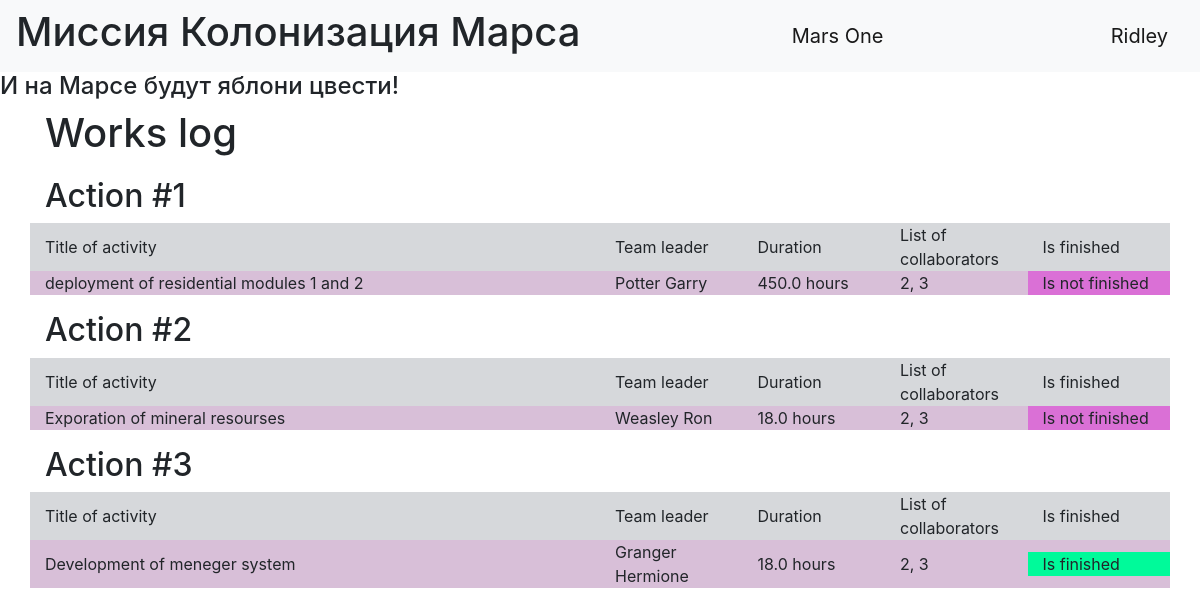
The page / (signed in) on the database its author committed.
### data/users.py (models this page shows, shortened)
class User(SqlAlchemyBase, UserMixin):
    __tablename__ = 'users'
    id = sqlalchemy.Column(sqlalchemy.Integer,
                           primary_key=True, autoincrement=True)
    surname = sqlalchemy.Column(sqlalchemy.String, nullable=True)
    name = sqlalchemy.Column(sqlalchemy.String, nullable=True)
    age = sqlalchemy.Column(sqlalchemy.Integer, nullable=True)
    position = sqlalchemy.Column(sqlalchemy.String, nullable=True)
    speciality = sqlalchemy.Column(sqlalchemy.String, nullable=True)
    address = sqlalchemy.Column(sqlalchemy.String, nullable=True)
    email = sqlalchemy.Column(sqlalchemy.String,
                              index=True, unique=True, nullable=True)
    hashed_password = sqlalchemy.Column(sqlalchemy.String, nullable=True)
    modified_date = sqlalchemy.Column(sqlalchemy.DateTime,
                                      default=datetime.datetime.now)
    jobs = orm.relation("Jobs", back_populates='user')

### data/jobs.py (models this page shows)
class Jobs(SqlAlchemyBase):
    __tablename__ = "jobs"
    id = sqlalchemy.Column(sqlalchemy.Integer, primary_key=True, autoincrement=True)
    team_leader = sqlalchemy.Column(sqlalchemy.Integer, sqlalchemy.ForeignKey("users.id"))
    job = sqlalchemy.Column(sqlalchemy.String)
    work_size = sqlalchemy.Column(sqlalchemy.Integer)
    collaborators = sqlalchemy.Column(sqlalchemy.String)
    start_date = sqlalchemy.Column(sqlalchemy.DateTime)
    end_date = sqlalchemy.Column(sqlalchemy.DateTime)
    is_finished = sqlalchemy.Column(sqlalchemy.Boolean)
    user = orm.relation('User')

### main.py (the view)
@app.route('/')
def main():
    db_sess = db_session.create_session()
    jobs = db_sess.query(Jobs).all()
    us = db_sess.query(User).all()
    return render_template("works.html", jobs=jobs, dt=datetime.datetime.now(), user = us)

### data/db_session.py (called while the page is built)
def create_session() -> Session:
    global __factory
    return __factory()

### main.py (called while the page is built)
@login_manager.user_loader
def load_user(user_id):
    db_sess = db_session.create_session()
    return db_sess.query(User).get(user_id)

### templates/works.html
{% extends "base.html" %}
{% block content %}
<h1 xmlns="http://www.w3.org/1999/html">Works log</h1>
<div class="item">
{% for item in jobs%}
<h2>Action #{{item.id}}</h2>
    <div class="table">
    <div class="row table-secondary align-items-center">
                <div class="col-6">
                Title of activity
                </div>
                <div class="col">
                Team leader
            </div>
            <div class="col">
                Duration
            </div>
                        <div class="col">
                List of collaborators
            </div>
         <div class="col">
                Is finished
            </div>
    </div>
<div class="row table-secondary align-items-center purple">
    <div class="col-6">
        {{item.job}}
    </div>
    <div class="col">
        {% set b = user[loop.index]%}
        {{b.name + " " + b.surname}}
    </div>
    <div class="col">
        {% set a = (dt - item.start_date).total_seconds() // 3600%}
        {{a}} hours
    </div>
    <div class="col">
        {{item.collaborators}}
    </div>
    {%if item.is_finished %}
    <div class="col not-purple-1">
        Is finished
    </div>
    {%else%}
    <div class="col not-purple">
        Is not finished
    </div>
    {%endif%}
</div>
    </div>
{% endfor %}
</div>
{% endblock %}

### templates/base.html (shortened to what this page needs)
<!DOCTYPE html>
<html lang="en">
<head>
    <link rel="stylesheet"
          href="https://stackpath.bootstrapcdn.com/bootstrap/4.4.1/css/bootstrap.min.css"
>
    <link rel="stylesheet" style="text/css" href="../static/css/style.css">
    </head>
<body>
<header>
    <nav class="navbar navbar-light bg-light">
        <h1>Миссия Колонизация Марса</h1>
        <a class="navbar-brand" href="#">Mars One</a>
        {% if current_user.is_authenticated %}
    <a class="navbar-brand" href="/logout">{{ current_user.name }}</a>
{% else %}
    <p>
        <a class="btn btn-primary " href="/register">Зарегистрироваться</a>
        <a class="btn btn-success" href="/login">Войти</a>
    </p>
{% endif %}
    </nav>
</header>
<h4>И на Марсе будут яблони цвести!</h4>
    <main role="main" class="container">
        {% block content %}{% endblock %}
    </main>
</body>
</html>

### static/css/style.css (style rules this page uses)
.item { margin-top: 10px; padding-top: 10px; $table-cell-padding-y: .5rem; }
.purple { background-color:#D8BFD8; }
.not-purple { background-color: #DA70D6; }
.not-purple-1 { background-color: #00FA9A; }

### rows shown on the page
User: name "Ridley"
Jobs: id "1", job "deployment of residential modules 1 and 2", collaborators "2, 3", is_finished "Is not finished"
User: name+surname "Potter Garry"
Jobs: id "2", job "Exporation of mineral resourses", collaborators "2, 3", is_finished "Is not finished"
User: name+surname "Weasley Ron"
Jobs: id "3", job "Development of meneger system", collaborators "2, 3", is_finished "Is finished"
User: name+surname "Granger Hermione"
